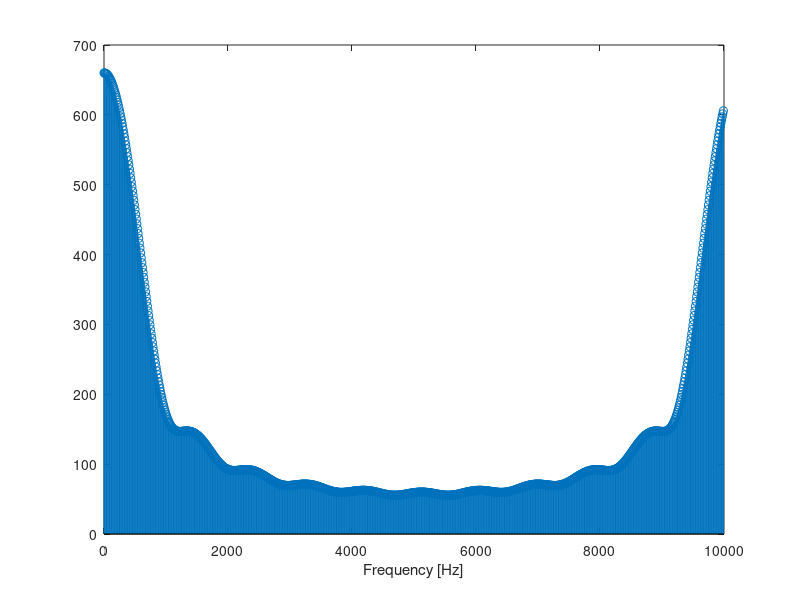

Reproduce this figure in MATLAB. (Note: this script raises an error after producing the figure.)
% We want the sum of two sinusoidal signals.
% We want a signal with a frequency of 50 Hz:
f = 50;
% And another signal with a frequency of 100 Hz:
f2 = 100;
% The period of the signal is 0,1 seconds:
Td = 0.1;
% The total number of samples is equal to 1024:
N = 1024;
% The sampling period Ts [s] is Td divided by N:
Ts = Td/N;
% Time axis, where we start at t = 0 and end at t = Td = 0.1.
% We take steps of Ts = 0,1 / 1024 seconds.
t = 0:Ts:Td;
% We generate the signal: (The amplitude A = 1,
% that is why we do not use a variable for A.)
s = sin(2*pi*f*t) + sin(2*pi*f2*t);
grid on;
xlabel ('Time t [seconds]');
% We plot the signal s as a function of t: 
plot(t,s);
% For 3 seconds:
pause(3);
% We define the sampling frequency Fs:
Fs = 1/Ts;
% We apply FFT on vector s with N = 1024 samples.
% The returned vector is fft_vector with 1024 elements:
fft_vector = fft(s,N);
% fft_vector is a complex function, so we only take the real part:
m = abs(fft_vector);
% Only the first half is useful:
halfN = N/2;
% We make the frequency axis for
% the first half of the returned vector:
x = (0:halfN-1)*Fs/N;
m = m(1:halfN);
% A general frequency spectrum plot:
plot(x,m);
% For 1 second:
pause(1);
% We want to plot only the first 12 harmonics from 0 to 110 Hz:
x=x(1:12);
m=m(1:12);
% Plot frequency spectrum from 0 to 110 Hz:
stem(x,m);
% For 3 seconds:
pause(3);
xlabel('Frequency Hz');
ylabel('Amplitude');
fft_vector = fft(x,N);
% We are only interested in the amplitude:
m = abs(fft_vector);
% The frequency axis with the first 1000 elements:
x = (0:999)*Fs/N;
% We plot the frequency spectogram:
stem(x, m(1:1000));
% For 1 second:
pause(1);
xlabel ('Frequency [Hz]');
spectrogram (s,256,128,256,Fs,'xaxis');